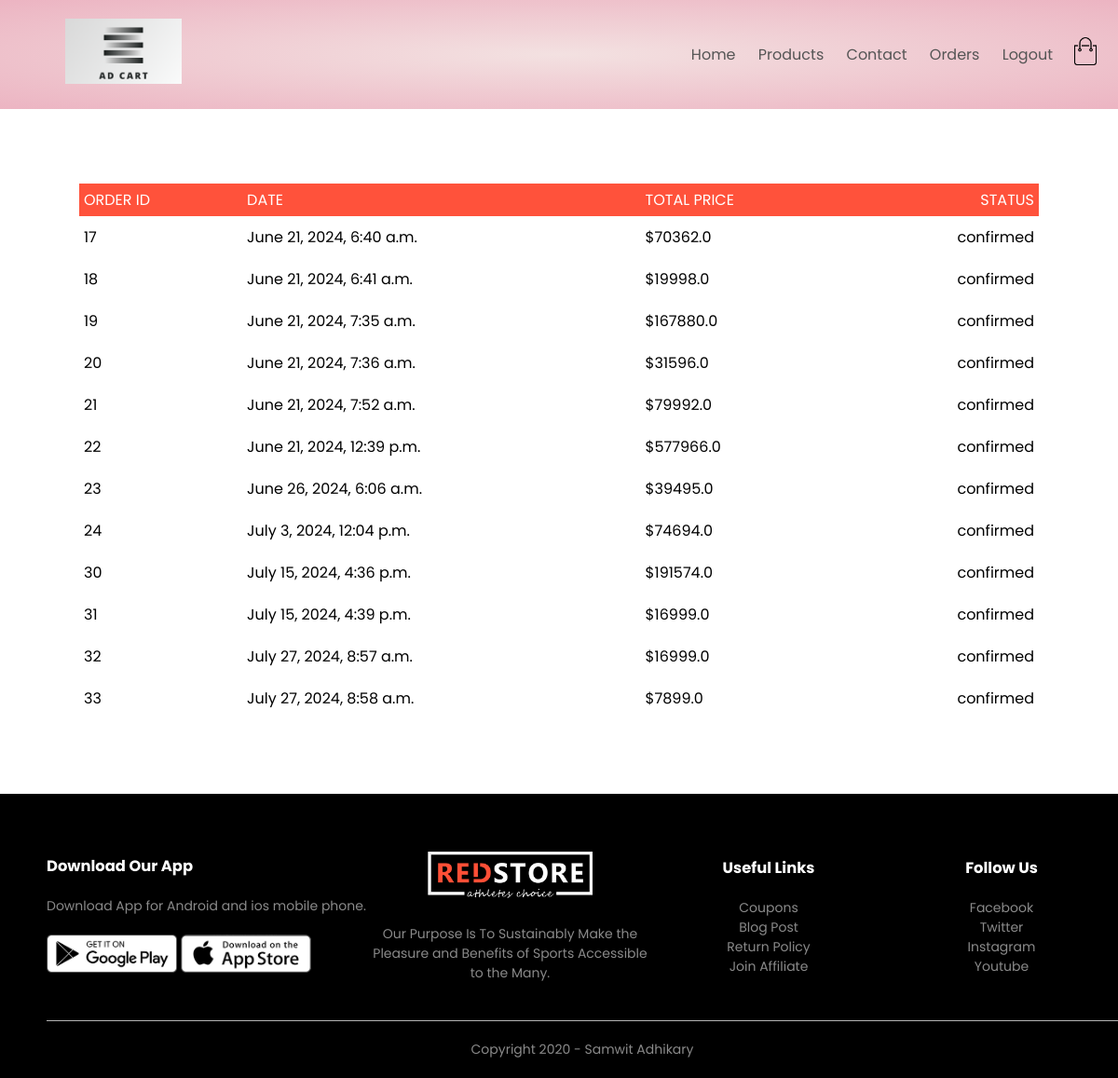
/orders/orders (signed in), run on the app's committed database.
### orders/models.py (models this page shows, shortened)
class  Order(models.Model):
    LIVE=1
    DELETE=0
    DELETE_CHOICES=((LIVE,'Live'),(DELETE,'Delete'))
    CART_STAGE=0
    ORDER_CONFIRMED=1
    ORDER_PROCESSED=2
    ORDER_DELIVERED=3
    ORDER_REJECTED=4
    STATUS_CHOICE=(
                (ORDER_CONFIRMED,"ORDER_CONFIRMED"),
                (ORDER_PROCESSED,"ORDER_PROCESSED"),
                (ORDER_DELIVERED,"ORDER_DELIVERED"),
                (ORDER_REJECTED,"ORDER_REJECTED"))
    order_status=models.IntegerField(choices=STATUS_CHOICE,default=CART_STAGE)
    total_price=models.FloatField(default=0)
    owner=models.ForeignKey(Customer, on_delete=models.SET_NULL, null=True, related_name='orders')
    delete_status=models.IntegerField(choices=DELETE_CHOICES,default=1)
    created_at=models.DateTimeField(auto_now_add=True)
    updated_at=models.DateTimeField(auto_now=True)

### orders/views.py (the view)
# urls.py: path('orders',views.show_orders,name='orders'),
@login_required(login_url="account")
def show_orders(request):
    user=request.user
    customer=user.customer_profile
    all_orders=Order.objects.filter(owner=customer).exclude(order_status=Order.CART_STAGE)
    context={'orders':all_orders}
    return render(request,"orders.html",context)

### dashboard/templatetags/getstatus.py (called while the page is built)
@register.simple_tag(name='getstatus')
def getstatus(status):
    status = (int(status)-1)
    status_array =  ['confirmed','processed','delivered','rejected']
    return status_array[status]

### templates/orders.html
{% extends 'blank_layout.html' %}
{% block content %}
{% if messages %}
    {% for message in messages %}
    <li class ="{{ message.tags }}"> {{message}} </li>
    {% endfor %}
{% else %}
{% include 'order_container.html' %}
{% endif %}
{% endblock content %}

### templates/blank_layout.html (shortened to what this page needs)
{% load static %}
<!DOCTYPE html>
<html lang="en">
<head>
    <link rel="stylesheet" href="/static/style.css">
    <link rel="stylesheet" href="https://stackpath.bootstrapcdn.com/font-awesome/4.7.0/css/font-awesome.min.css">
</head>
<body>
    {% block header%}
    {% include 'header.html' %}
    {% endblock header %}
    {%   block content %}
    {% endblock content %}
    {% block footer %}
    {% include 'footer.html' %}
    {% endblock footer %}
</body>
</html>

### templates/header.html (shortened to what this page needs)
{% load static  %}
<div class="header">
    <div class="container">
        {% include 'menu.html'%}
    </div>
</div>

### templates/menu.html (shortened to what this page needs)
{% load static  %}
<div class="navbar">
    <div class="logo">
        <a href="index.html"><img src='/static/images/ad_cart3.png' alt="logo" width="125px"></a>
    </div>
    <nav>
        <ul id="MenuItems">
            <li><a href="{% url 'home' %}">Home</a></li>
            <li><a href="{% url 'list_product' %}">Products</a></li>
            <li><a href="">Contact</a></li>
            {% if not user.is_authenticated %}
            <li><a href="{% url 'account' %}">Account</a></li>
            {% else %}
            <li><a href="{% url 'orders' %}">Orders</a></li>
            <li><a href="{% url 'logout' %}">Logout </a></li>
            {% endif %}
        </ul>
    </nav>
    <a href="{% url 'cart' %}"><img src="/static/images/cart.png" width="30px" height="30px"></a>
</div>

### templates/order_container.html (shortened to what this page needs)
{% load static %}
{% load getstatus %}
<div class="small-container cart-page">
{% if orders %}
    <table>
        <tr>
            <th>ORDER ID</th>
            <th>DATE</th>
            <th>TOTAL PRICE</th>
            <th>STATUS</th>
        </tr>
        {% for order in  orders %}
        <tr>
                <td>{{order.id}}</td>
                <td>{{order.created_at}}</td>
                <td>${{order.total_price}}</td>
                <td>{% getstatus order.order_status %}</td>
        </tr>
        {% endfor %}
        </tbody></table>
{% else %}
<p> no orders made </p>
{% endif %}
</div>

### templates/footer.html
{% load static %}
    <div class="footer">
        <div class="container">
            <div class="row">
                <div class="footer-col-1">
                    <h3>Download Our App</h3>
                    <p>Download App for Android and ios mobile phone.</p>
                    <div class="app-logo">
                        <img src="/static/images/play-store.png">
                        <img src="/static/images/app-store.png">
                    </div>
                </div>
                <div class="footer-col-2">
                    <img src="/static/images/logo-white.png">
                    <p>Our Purpose Is To Sustainably Make the Pleasure and Benefits of Sports Accessible to the Many.
                    </p>
                </div>
                <div class="footer-col-3">
                    <h3>Useful Links</h3>
                    <ul>
                        <li>Coupons</li>
                        <li>Blog Post</li>
                        <li>Return Policy</li>
                        <li>Join Affiliate</li>
                    </ul>
                </div>
                <div class="footer-col-4">
                    <h3>Follow Us</h3>
                    <ul>
                        <li>Facebook</li>
                        <li>Twitter</li>
                        <li>Instagram</li>
                        <li>Youtube</li>
                    </ul>
                </div>
            </div>
            <hr>
            <p class="copyright">Copyright 2020 - Samwit Adhikary</p>
        </div>
    </div>

### static/style.css (style rules this page uses)
* { margin: 0; padding: 0; box-sizing: border-box; }
body { font-family: 'Poppins', sans-serif; }
.navbar { display: flex; align-items: center; padding: 20px; }
nav { flex: 1; text-align: right; }
nav ul { display: inline-block; list-style-type: none; }
nav ul li { display: inline-block; margin-right: 20px; }
a { text-decoration: none; color: #555; }
p { color: #555; }
.container { max-width: 1300px; margin: 0; padding-left: 50px; padding-right: 0px; }
.row { display: flex; align-items: center; flex-wrap: wrap; justify-content: space-around; }
.header { background: radial-gradient(#f3e1e1,#ecb4c2); }
.small-container { max-width: 1080px; margin: auto; padding-left: 25px; padding-right: 25px; }
.footer { background: black; color: #8a8a8a; font-size: 14px; padding: 60px 0 20px; }
.footer p { color: #8a8a8a; }
.footer h3 { color: #fff; margin-bottom: 20px; }
.footer-col-1, .footer-col-2, .footer-col-3, .footer-col-4 { min-width: 250px; margin-bottom: 20px; }
.footer-col-1 { flex-basis: 30%; }
.footer-col-2 { flex: 1; text-align: center; }
.footer-col-2 img { width: 180px; margin-bottom: 20px; }
.footer-col-3, .footer-col-4 { flex-basis: 12%; text-align: center; }
ul { list-style-type: none; }
.app-logo { margin-top: 20px; }
.app-logo img { width: 140px; }
.footer hr { border: none; background: #b5b5b5; height: 1px; margin: 20px 0; }
.copyright { text-align: center; }
.cart-page { margin: 80px auto; }
table { width: 100%; border-collapse: collapse; }
th { text-align: left; padding: 5px; color: #fff; background: #ff523b; font-weight: normal; }
td { padding: 10px 5px; }
td:last-child { text-align: right; }
th:last-child { text-align: right; }

### data on the page
Order: id "17", created_at "June 21, 2024, 6:40 a.m.", total_price "70362.0", order_status "confirmed"
Order: id "18", created_at "June 21, 2024, 6:41 a.m.", total_price "19998.0", order_status "confirmed"
Order: id "19", created_at "June 21, 2024, 7:35 a.m.", total_price "167880.0", order_status "confirmed"
Order: id "20", created_at "June 21, 2024, 7:36 a.m.", total_price "31596.0", order_status "confirmed"
Order: id "21", created_at "June 21, 2024, 7:52 a.m.", total_price "79992.0", order_status "confirmed"
Order: id "22", created_at "June 21, 2024, 12:39 p.m.", total_price "577966.0", order_status "confirmed"
Order: id "23", created_at "June 26, 2024, 6:06 a.m.", total_price "39495.0", order_status "confirmed"
Order: id "24", created_at "July 3, 2024, 12:04 p.m.", total_price "74694.0", order_status "confirmed"
Order: id "30", created_at "July 15, 2024, 4:36 p.m.", total_price "191574.0", order_status "confirmed"
Order: id "31", created_at "July 15, 2024, 4:39 p.m.", total_price "16999.0", order_status "confirmed"
Order: id "32", created_at "July 27, 2024, 8:57 a.m.", total_price "16999.0", order_status "confirmed"
Order: id "33", created_at "July 27, 2024, 8:58 a.m.", total_price "7899.0", order_status "confirmed"
